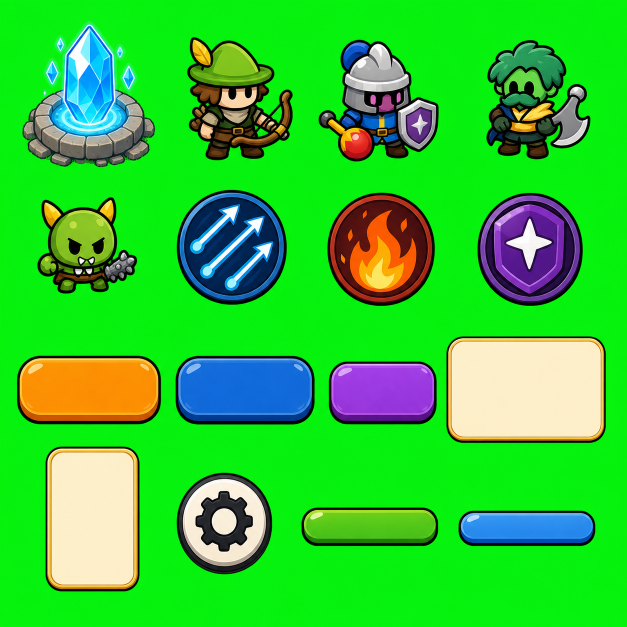
#> input picture UI_Mockups/generated_asset_sheet_source.png, 1254 x 1254 px (shown at 1/2 size)
$ python generate_asset_slices.py
#> lines starting #> are read from the running program, lines starting #| are printed output that depends on the picture
# -*- coding: utf-8 -*-
"""Legacy fixed-output prototype slicer.

This script predates the current Hybrid mockup asset workflow. It writes the
old hard-coded `UI_Mockups/AssetSlices_Prototype` output and should not be used
for the current `UI_Mockups/UI/素材/{Common/基础风格|Menu|Battle|Result}`
deliverables unless the user explicitly asks for the legacy prototype output.

Use `slice_asset_sheet.py` with a manifest of true asset bounds for the current
workflow.
"""
from __future__ import annotations

import argparse
from pathlib import Path

from PIL import Image, ImageDraw, ImageFilter


def resolve_project_root(arg: str | None) -> Path:
    if arg:
        return Path(arg).resolve()
    # script path: <project>/.codex/skills/hybrid-ui-asset-slicer/scripts/generate_asset_slices.py
    return Path(__file__).resolve().parents[4]


ASSETS = {
    "battle_core_256.png": ((24, 31, 320, 335), (256, 256), 8),
    "hero_ranger_idle_256.png": ((357, 54, 629, 330), (256, 256), 8),
    "hero_knight_idle_256.png": ((667, 55, 944, 337), (256, 256), 8),
    "hero_axe_idle_256.png": ((958, 42, 1235, 323), (256, 256), 8),
    "monster_goblin_idle_128.png": ((50, 390, 310, 603), (128, 128), 6),
    "skill_arrow_rain_128.png": ((347, 377, 594, 623), (128, 128), 5),
    "skill_fireball_128.png": ((638, 354, 936, 646), (128, 128), 3),
    "skill_guard_aura_128.png": ((949, 379, 1212, 623), (128, 128), 5),
    "ui_button_orange_512x160.png": ((23, 706, 332, 856), (512, 160), 0),
    "ui_button_blue_512x160.png": ((343, 706, 640, 856), (512, 160), 0),
    "ui_button_purple_360x120.png": ((651, 711, 879, 851), (360, 120), 5),
    "ui_panel_result_720x640.png": ((884, 660, 1242, 900), (720, 640), 8),
    "ui_card_upgrade_300x560.png": ((80, 887, 296, 1178), (300, 560), 0),
    "ui_icon_settings_128.png": ((345, 933, 569, 1160), (128, 128), 5),
    "ui_bar_hp_fill_512x48.png": ((596, 1015, 884, 1105), (512, 48), 4),
    "ui_bar_exp_fill_512x48.png": ((910, 1014, 1204, 1104), (512, 48), 4),
}


def clear_output() -> None:
    OUT.mkdir(parents=True, exist_ok=True)
    for path in OUT.glob("*.png"):
        path.unlink()


def save(img: Image.Image, name: str) -> Image.Image:
    OUT.mkdir(parents=True, exist_ok=True)
    img.save(OUT / name)
    return img


def remove_green_screen(img: Image.Image) -> Image.Image:
    rgba = img.convert("RGBA")
    px = rgba.load()
    w, h = rgba.size
    alpha = Image.new("L", (w, h), 255)
    ap = alpha.load()
    for y in range(h):
        for x in range(w):
            r, g, b, a = px[x, y]
            green = g > 145 and g > r * 1.35 and g > b * 1.35
            edge_green = g > 105 and g > r * 1.18 and g > b * 1.18
            if green:
                ap[x, y] = 0
            elif edge_green:
                ap[x, y] = int(max(0, min(255, (abs(g - 120) + abs(r - 40) + abs(b - 40)) * 1.4)))
    alpha = alpha.filter(ImageFilter.GaussianBlur(0.35))
    rgba.putalpha(alpha)
    return rgba


def alpha_bbox(img: Image.Image) -> tuple[int, int, int, int]:
    alpha = img.getchannel("A")
    bbox = alpha.getbbox()
    if bbox is None:
        return (0, 0, img.width, img.height)
    x1, y1, x2, y2 = bbox
    pad = 3
    return (max(0, x1 - pad), max(0, y1 - pad), min(img.width, x2 + pad), min(img.height, y2 + pad))


def fit(img: Image.Image, size: tuple[int, int], pad: int) -> Image.Image:
    img = img.crop(alpha_bbox(img))
    out = Image.new("RGBA", size, (0, 0, 0, 0))
    max_w = max(1, size[0] - pad * 2)
    max_h = max(1, size[1] - pad * 2)
    scale = min(max_w / img.width, max_h / img.height)
    resized = img.resize((max(1, round(img.width * scale)), max(1, round(img.height * scale))), Image.Resampling.LANCZOS)
    out.alpha_composite(resized, ((size[0] - resized.width) // 2, (size[1] - resized.height) // 2))
    return out


def cut_asset(sheet: Image.Image, box: tuple[int, int, int, int], size: tuple[int, int], pad: int) -> Image.Image:
    part = sheet.crop(box)
    keyed = remove_green_screen(part)
    return fit(keyed, size, pad)


def rgba_pixels(img: Image.Image):
    if hasattr(img, "get_flattened_data"):
        return img.get_flattened_data()
    return img.getdata()


def progress_bg() -> Image.Image:
    out = Image.new("RGBA", (512, 48), (0, 0, 0, 0))
    d = ImageDraw.Draw(out)
    d.rounded_rectangle((1, 1, 510, 46), 22, fill=(9, 13, 18, 245))
    d.rounded_rectangle((5, 5, 506, 42), 18, fill=(42, 49, 55, 255))
    d.rounded_rectangle((14, 10, 498, 38), 13, fill=(13, 22, 28, 255))
    d.rounded_rectangle((18, 14, 494, 34), 10, fill=(28, 40, 47, 255))
    d.rounded_rectangle((18, 14, 494, 22), 8, fill=(53, 65, 72, 120))
    return out


def progress_fill_from_sheet(sheet: Image.Image, box: tuple[int, int, int, int]) -> Image.Image:
    sample = sheet.crop(box).convert("RGBA")
    colors = []
    for r, g, b, a in rgba_pixels(sample):
        if a == 0:
            continue
        if r < 45 and g < 45 and b < 45:
            continue
        if g > r or b > r:
            colors.append((r, g, b))
    if not colors:
        colors = [(96, 220, 45)]
    avg = tuple(sum(c[i] for c in colors) // len(colors) for i in range(3))
    hi = tuple(min(255, int(c * 1.25) + 18) for c in avg)
    lo = tuple(max(0, int(c * 0.75)) for c in avg)

    out = Image.new("RGBA", (512, 48), (0, 0, 0, 0))
    d = ImageDraw.Draw(out)
    d.rounded_rectangle((18, 10, 494, 38), 14, fill=lo + (255,))
    d.rounded_rectangle((22, 12, 490, 33), 10, fill=avg + (255,))
    d.rounded_rectangle((30, 14, 482, 21), 6, fill=hi + (185,))
    return out


def preview_sheet(assets: dict[str, Image.Image]) -> Image.Image:
    out = Image.new("RGBA", (1024, 1536), (34, 51, 42, 255))
    d = ImageDraw.Draw(out)
    x, y = 28, 28
    for name, img in assets.items():
        if name.startswith("preview_"):
            continue
        d.rounded_rectangle((x, y, x + 210, y + 220), 10, fill=(255, 242, 192, 255), outline=(20, 25, 25, 255), width=3)
        thumb = fit(img, (180, 170), 8)
        out.alpha_composite(thumb, (x + 15, y + 10))
        d.text((x + 8, y + 190), name.replace(".png", ""), fill=(18, 24, 24, 255))
        x += 246
        if x > 790:
            x = 28
            y += 240
    return out


def preview_context(assets: dict[str, Image.Image]) -> Image.Image:
    bg = Image.new("RGBA", (1080, 1920), (111, 181, 70, 255))
    d = ImageDraw.Draw(bg)
    for i in range(0, 1080, 90):
        for j in range(0, 1920, 90):
            col = (100 + (i + j) % 40, 171 + (i * 2 + j) % 30, 70, 255)
            d.ellipse((i - 16, j - 8, i + 18, j + 12), fill=col)
    d.rounded_rectangle((34, 28, 1046, 236), 32, fill=(26, 35, 44, 245), outline=(220, 230, 220, 255), width=5)
    bg.alpha_composite(assets["ui_icon_settings_128.png"], (890, 72))
    bg.alpha_composite(assets["ui_bar_hp_bg_512x48.png"], (330, 72))
    bg.alpha_composite(assets["ui_bar_hp_fill_512x48.png"], (330, 72))
    bg.alpha_composite(assets["ui_bar_exp_bg_512x48.png"], (330, 145))
    bg.alpha_composite(assets["ui_bar_exp_fill_512x48.png"], (330, 145))
    for row in range(5):
        for col in range(6):
            bg.alpha_composite(assets["monster_goblin_idle_128.png"], (110 + col * 145 + (row % 2) * 55, 350 + row * 150))
    bg.alpha_composite(assets["battle_core_256.png"], (412, 1230))
    bg.alpha_composite(assets["hero_ranger_idle_256.png"], (170, 1110))
    bg.alpha_composite(assets["hero_knight_idle_256.png"], (415, 1070))
    bg.alpha_composite(assets["hero_axe_idle_256.png"], (665, 1115))
    bg.alpha_composite(assets["ui_button_blue_512x160.png"], (284, 1690))
    return bg


def expected_sizes() -> dict[str, tuple[int, int]]:
    sizes = {name: size for name, (_, size, _) in ASSETS.items()}
    sizes["ui_bar_hp_bg_512x48.png"] = (512, 48)
    sizes["ui_bar_exp_bg_512x48.png"] = (512, 48)
    sizes["preview_asset_sheet.png"] = (1024, 1536)
    sizes["preview_in_context.png"] = (1080, 1920)
    return sizes


def validate_outputs(out_dir: Path) -> list[str]:
    errors: list[str] = []
    for name, size in expected_sizes().items():
        path = out_dir / name
        if not path.exists():
            errors.append(f"missing {name}")
            continue
        img = Image.open(path).convert("RGBA")
        if img.size != size:
            errors.append(f"{name} size {img.size} != {size}")
        if not name.startswith("preview_"):
            alpha = img.getchannel("A")
            corners = [
                alpha.getpixel((0, 0)),
                alpha.getpixel((img.width - 1, 0)),
                alpha.getpixel((0, img.height - 1)),
                alpha.getpixel((img.width - 1, img.height - 1)),
            ]
            if any(corners):
                errors.append(f"{name} has non-transparent corners")
            edge = 0
            for x in range(img.width):
                edge += alpha.getpixel((x, 0)) > 0
                edge += alpha.getpixel((x, img.height - 1)) > 0
            for y in range(img.height):
                edge += alpha.getpixel((0, y)) > 0
                edge += alpha.getpixel((img.width - 1, y)) > 0
            if edge:
                errors.append(f"{name} has alpha on canvas edge: {edge}")

    for name in ("ui_bar_hp_bg_512x48.png", "ui_bar_exp_bg_512x48.png"):
        path = out_dir / name
        if not path.exists():
            continue
        bright = 0
        for r, g, b, a in rgba_pixels(Image.open(path).convert("RGBA")):
            if a > 0 and ((g > 150 and r < 120) or (b > 145 and r < 135)):
                bright += 1
        if bright > 20:
            errors.append(f"{name} contains fill-like bright pixels: {bright}")

    for name in ("ui_bar_hp_fill_512x48.png", "ui_bar_exp_fill_512x48.png"):
        path = out_dir / name
        if not path.exists():
            continue
        dark = 0
        for r, g, b, a in rgba_pixels(Image.open(path).convert("RGBA")):
            if a > 0 and r < 45 and g < 45 and b < 45:
                dark += 1
        if dark:
            errors.append(f"{name} contains frame-like dark pixels: {dark}")

    return errors


def main() -> None:
    parser = argparse.ArgumentParser(description="Generate Hybrid prototype UI asset slices from a chroma-green sheet.")
    parser.add_argument("project_root", nargs="?", help="Hybrid project root. Defaults to the repo root inferred from this skill path.")
    args = parser.parse_args()

    project_root = resolve_project_root(args.project_root)
    ui_mockups = project_root / "UI_Mockups"
    global OUT
    OUT = ui_mockups / "AssetSlices_Prototype"
    source = ui_mockups / "generated_asset_sheet_source.png"

    if not source.exists():
        raise FileNotFoundError(f"Missing source sheet: {source}")
    clear_output()
    sheet = Image.open(source).convert("RGBA")
    assets: dict[str, Image.Image] = {}
    for name, (box, size, pad) in ASSETS.items():
        if name in ("ui_bar_hp_fill_512x48.png", "ui_bar_exp_fill_512x48.png"):
            assets[name] = save(progress_fill_from_sheet(sheet, box), name)
            continue
        assets[name] = save(cut_asset(sheet, box, size, pad), name)
#> this loop made 16 passes
#> pass 1, in cut_asset, `keyed = remove_green_screen(part)`:
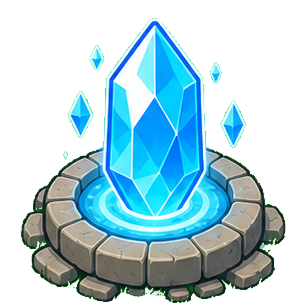
#> keyed: PIL image 296x304 RGBA; mean R, G, B, A 49.3, 202.2, 100.6, 125.7; transparent parts drawn white
#> after the loop, assets = 16 items
    assets["ui_bar_hp_bg_512x48.png"] = save(progress_bg(), "ui_bar_hp_bg_512x48.png")
#> in progress_bg, `out = Image.new("RGBA", (512, 48), (0, 0, 0, 0))`: out: PIL image 512x48 RGBA; every value is 0
    assets["ui_bar_exp_bg_512x48.png"] = save(progress_bg(), "ui_bar_exp_bg_512x48.png")
    save(preview_sheet(assets), "preview_asset_sheet.png")
#> the loop in preview_sheet, `for name, img in assets.items():` made 18 passes
#> (name, scale in fit, y) on passes 4, 8, 12, 16: ('hero_axe_idle_256.png', 0.642, 268), ('skill_guard_aura_128.png', 1.24, 508), ('ui_panel_result_720x640.png', 0.234, 748), ('ui_bar_exp_fill_512x48.png', 0.34, 988)
#> (name, scale in fit) on passes 1, 2, 3, 5, 6, 7: ('battle_core_256.png', 0.629), ('hero_ranger_idle_256.png', 0.631), ('hero_knight_idle_256.png', 0.634), ('monster_goblin_idle_128.png', 1.29), ('skill_arrow_rain_128.png', 1.24), ('skill_fireball_128.png', 1.2)
#> pass 1, in alpha_bbox (call 15), `alpha = img.getchannel("A")`:
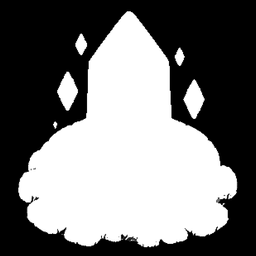
#> alpha: PIL image 256x256 L; min 0, max 255, mean 118.2
#> pass 1, in fit (call 15), `resized = img.resize((max(1, round(img.width * scale)), max(1, round(i..`:
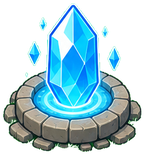
#> resized: PIL image 145x154 RGBA; mean R, G, B, A 53.2, 96.2, 104.8, 137.5; transparent parts drawn white
#> after the loop in preview_sheet, `for name, img in assets.items():`:
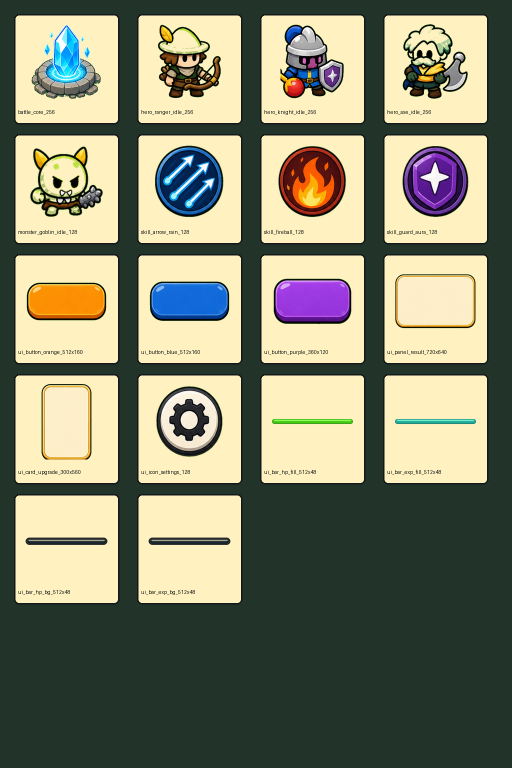
#> out: PIL image 1024x1536 RGBA (shown at 1/2 size); mean R, G, B, A 128.5, 130.5, 107.3, 255
#> after the loop in preview_sheet, `for name, img in assets.items():`:
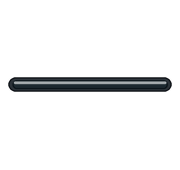
#> thumb: PIL image 180x170 RGBA; mean R, G, B, A 2.2, 2.9, 3.4, 17.2; transparent parts drawn white
#> after the loop in preview_sheet, `for name, img in assets.items():`: x = 520; y = 988
    save(preview_context(assets), "preview_in_context.png")
#> after the loop in preview_context, `for row in range(5):`:
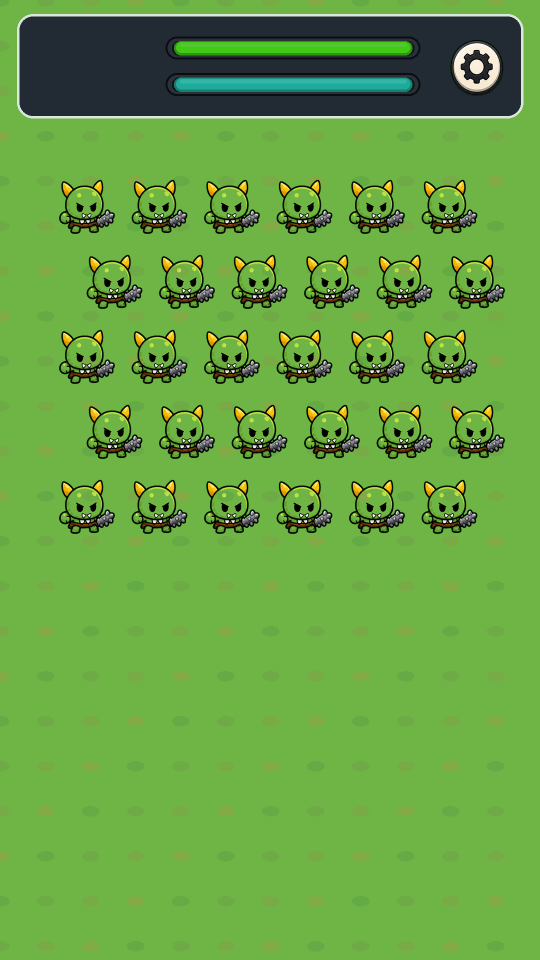
#> bg: PIL image 1080x1920 RGBA (shown at 1/2 size); mean R, G, B, A 101.8, 161.5, 66.3, 254.3; transparent parts drawn white

    errors = validate_outputs(OUT)
#> in validate_outputs, `img = Image.open(path).convert("RGBA")`:
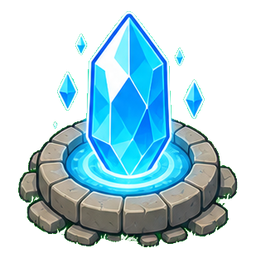
#> img: PIL image 256x256 RGBA; mean R, G, B, A 44.2, 79.8, 88, 118.2; transparent parts drawn white
#> in validate_outputs, `corners = [ alpha.getpixel((0, 0)), alpha.getpixel((img.width - 1, 0))..`: corners = [0, 0, 0, 0]
#> after the loop in validate_outputs, `for x in range(img.width):`: edge = 0
    if errors:
        raise SystemExit("Validation failed:\n" + "\n".join(errors))
    print(f"Generated and validated asset slices: {OUT}")


if __name__ == "__main__":
    main()
